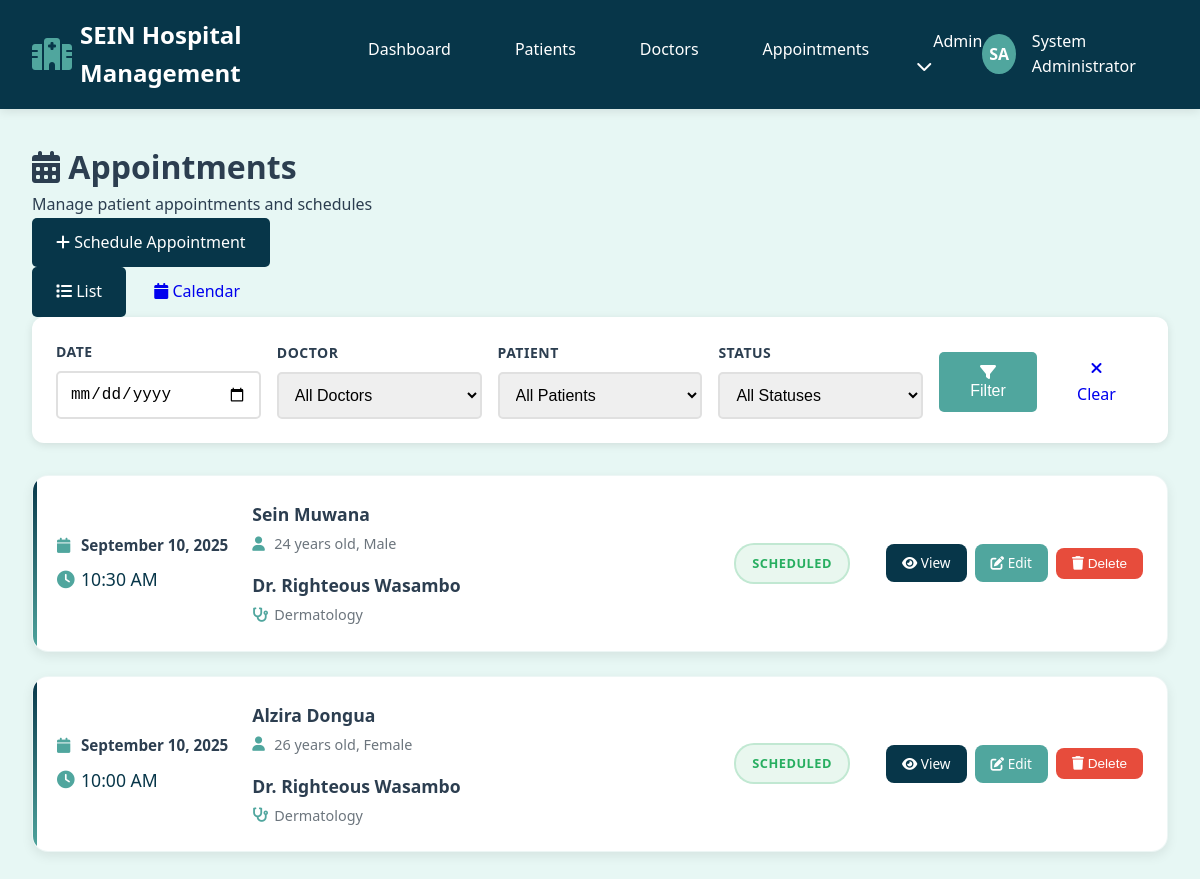
Before: /appointments (signed in) with the older database file.
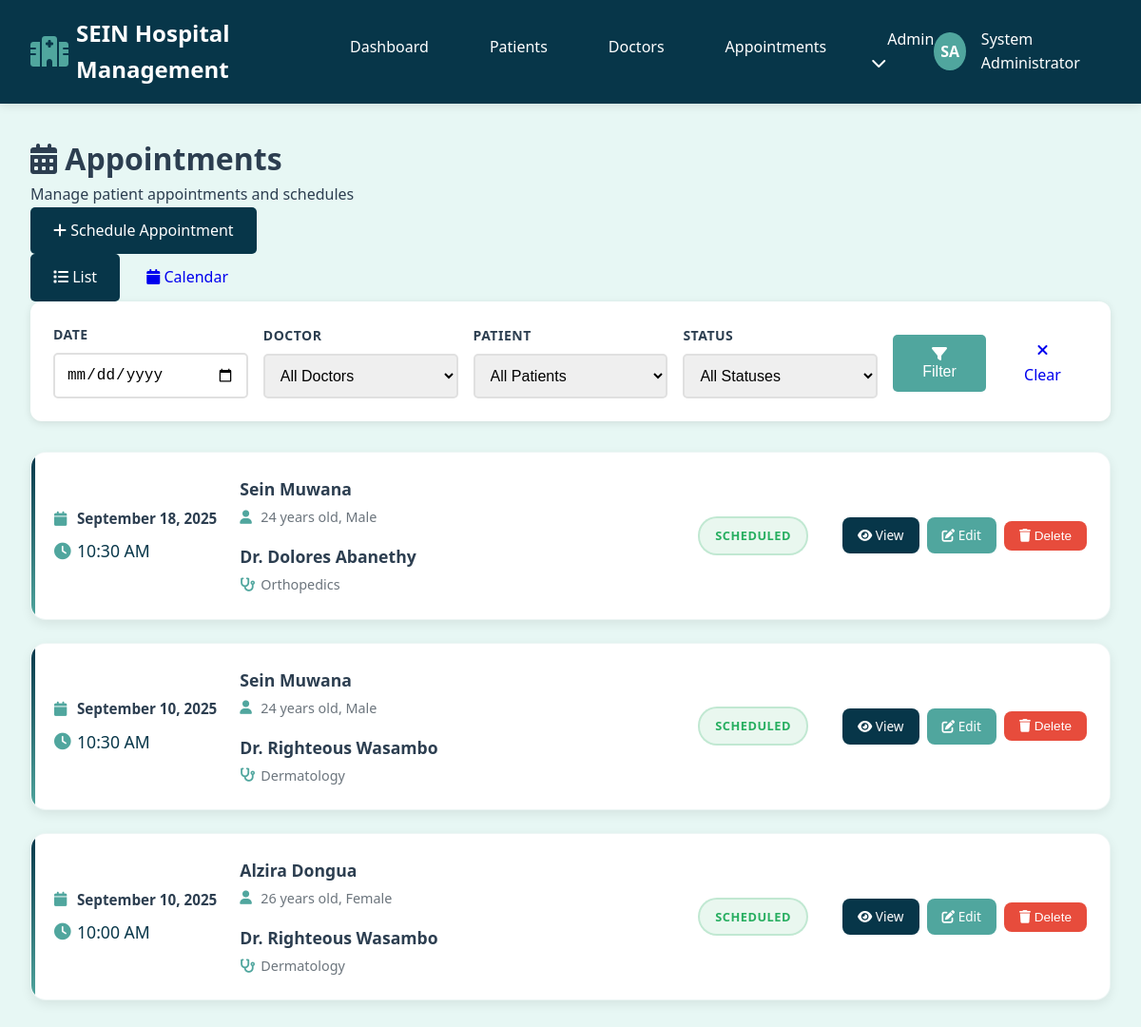
After: the same page with the newer database file.
### hospital/app.py (models this page shows, shortened)
class Appointment(db.Model):
    id = db.Column(db.Integer, primary_key=True)
    patient_id = db.Column(db.Integer, db.ForeignKey('patient.id'), nullable=False)
    doctor_id = db.Column(db.Integer, db.ForeignKey('doctor.id'), nullable=False)
    appointment_date = db.Column(db.Date, nullable=False)
    appointment_time = db.Column(db.Time, nullable=False)
    diagnosis = db.Column(db.Text)
    notes = db.Column(db.Text)
    status = db.Column(db.String(20), default='scheduled')  # scheduled, completed, cancelled
    created_at = db.Column(db.DateTime, default=datetime.utcnow)

class Patient(db.Model):
    id = db.Column(db.Integer, primary_key=True)
    first_name = db.Column(db.String(50), nullable=False)
    last_name = db.Column(db.String(50), nullable=False)
    date_of_birth = db.Column(db.Date, nullable=False)
    gender = db.Column(db.String(10), nullable=False)
    phone = db.Column(db.String(20))
    email = db.Column(db.String(100))
    address = db.Column(db.Text)
    emergency_contact = db.Column(db.String(100))
    emergency_phone = db.Column(db.String(20))
    created_at = db.Column(db.DateTime, default=datetime.utcnow)
    appointments = db.relationship('Appointment', backref='patient_ref', lazy=True)
    medical_records = db.relationship('MedicalRecord', backref='patient_ref', lazy=True)
    @property
    def age(self):
        today = date.today()
        return today.year - self.date_of_birth.year - ((today.month, today.day) < (self.date_of_birth.month, self.date_of_birth.day))

class Doctor(db.Model):
    id = db.Column(db.Integer, primary_key=True)
    first_name = db.Column(db.String(50), nullable=False)
    last_name = db.Column(db.String(50), nullable=False)
    phone = db.Column(db.String(20))
    email = db.Column(db.String(100))
    specialization_id = db.Column(db.Integer, db.ForeignKey('specialization.id'), nullable=False)
    license_number = db.Column(db.String(50), unique=True)
    created_at = db.Column(db.DateTime, default=datetime.utcnow)
    appointments = db.relationship('Appointment', backref='doctor_ref', lazy=True)

class Specialization(db.Model):
    id = db.Column(db.Integer, primary_key=True)
    name = db.Column(db.String(100), unique=True, nullable=False)
    doctors = db.relationship('Doctor', backref='specialization_ref', lazy=True)

### hospital/app.py (the view)
@app.route('/appointments')
def appointments():
    if 'user_id' not in session:
        return redirect(url_for('login'))
    view = request.args.get('view', 'list')  # list or calendar
    date_filter = request.args.get('date', '')
    doctor_filter = request.args.get('doctor', '')
    patient_filter = request.args.get('patient', '')
    status_filter = request.args.get('status', '')
    query = Appointment.query.join(Patient).join(Doctor)
    if date_filter:
        try:
            filter_date = datetime.strptime(date_filter, '%Y-%m-%d').date()
            query = query.filter(Appointment.appointment_date == filter_date)
        except ValueError:
            pass
    if doctor_filter:
        query = query.filter(Appointment.doctor_id == doctor_filter)
    if patient_filter:
        query = query.filter(Appointment.patient_id == patient_filter)
    if status_filter:
        query = query.filter(Appointment.status == status_filter)
    appointments = query.order_by(Appointment.appointment_date.desc(),
                                Appointment.appointment_time.desc()).all()
    doctors = Doctor.query.all()
    patients = Patient.query.all()
    return render_template('appointments/list.html',
                         appointments=appointments,
                         doctors=doctors,
                         patients=patients,
                         view=view,
                         date_filter=date_filter,
                         doctor_filter=doctor_filter,
                         patient_filter=patient_filter,
                         status_filter=status_filter)

### hospital/templates/appointments/list.html (shortened to what this page needs)
{% extends "base.html" %}
{% block content %}
<div class="page-header">
    <div class="page-title">
        <h1><i class="fas fa-calendar-alt"></i> Appointments</h1>
        <p>Manage patient appointments and schedules</p>
    </div>
    <div class="page-actions">
        <a href="{{ url_for('add_appointment') }}" class="btn btn-primary">
            <i class="fas fa-plus"></i> Schedule Appointment
        </a>
        <div class="view-toggle">
            <a href="{{ url_for('appointments', view='list') }}"
               class="btn {% if view == 'list' %}btn-primary{% else %}btn-outline{% endif %}">
                <i class="fas fa-list"></i> List
            </a>
            <a href="{{ url_for('appointments', view='calendar') }}"
               class="btn {% if view == 'calendar' %}btn-primary{% else %}btn-outline{% endif %}">
                <i class="fas fa-calendar"></i> Calendar
            </a>
        </div>
    </div>
</div>
{% if view == 'calendar' %}
<div class="modern-calendar-container">
    <div class="calendar-main">
        <div class="calendar-title">
            <h2>Appointments Calendar</h2>
        </div>
        <div class="year-navigation">
            <button id="prevYear" class="nav-btn">
                <i class="fas fa-chevron-left"></i>
            </button>
            <span id="currentYear">2025</span>
            <button id="nextYear" class="nav-btn">
                <i class="fas fa-chevron-right"></i>
            </button>
        </div>
        <div class="months-row">
            <div class="month-tab" data-month="0">JAN</div>
            <div class="month-tab" data-month="1">FEB</div>
            <div class="month-tab" data-month="2">MAR</div>
            <div class="month-tab" data-month="3">APR</div>
            <div class="month-tab" data-month="4">MAY</div>
            <div class="month-tab" data-month="5">JUN</div>
            <div class="month-tab" data-month="6">JUL</div>
            <div class="month-tab" data-month="7">AUG</div>
            <div class="month-tab" data-month="8">SEP</div>
            <div class="month-tab" data-month="9">OCT</div>
            <div class="month-tab" data-month="10">NOV</div>
            <div class="month-tab" data-month="11">DEC</div>
        </div>
        <div class="calendar-grid">
            <div class="weekdays-header">
                <div class="weekday-header">SUN</div>
                <div class="weekday-header">MON</div>
                <div class="weekday-header">TUE</div>
                <div class="weekday-header">WED</div>
                <div class="weekday-header">THU</div>
                <div class="weekday-header">FRI</div>
                <div class="weekday-header">SAT</div>
            </div>
            <div id="calendarGrid" class="calendar-days-grid">
                 Days will be populated by JavaScript
            </div>
        </div>
        <div class="calendar-actions">
            <button id="addEventBtn" class="add-event-btn">
                <i class="fas fa-plus"></i> Add Appointment
            </button>
        </div>
    </div>
    <div class="event-details-sidebar">
        <div id="eventDetails" class="event-details-content">
            <div class="no-selection">
                <i class="fas fa-calendar-day"></i>
                <p>Select a date to view appointments</p>
            </div>
        </div>
    </div>
</div>
{% else %}
<div class="filters-section">
    <form method="GET" class="filters-form">
        <div class="filters-grid">
            <div class="filter-group">
                <label for="date">Date</label>
                <input type="date" id="date" name="date" value="{{ date_filter }}" class="form-control">
            </div>
            <div class="filter-group">
                <label for="doctor">Doctor</label>
                <select id="doctor" name="doctor" class="form-control">
                    <option value="">All Doctors</option>
                </select>
            </div>
            <div class="filter-group">
                <label for="patient">Patient</label>
                <select id="patient" name="patient" class="form-control">
                    <option value="">All Patients</option>
                </select>
            </div>
            <div class="filter-group">
                <label for="status">Status</label>
                <select id="status" name="status" class="form-control">
                    <option value="">All Statuses</option>
                </select>
            </div>
            <div class="filter-actions">
                <button type="submit" class="btn btn-secondary">
                    <i class="fas fa-filter"></i> Filter
                </button>
                <a href="{{ url_for('appointments', view='list') }}" class="btn btn-outline">
                    <i class="fas fa-times"></i> Clear
                </a>
            </div>
        </div>
    </form>
</div>
<div class="appointments-list">
    {% for appointment in appointments %}
    <div class="appointment-card">
        <div class="appointment-date-time">
            <div class="date">
                <i class="fas fa-calendar"></i>
                {{ appointment.appointment_date.strftime('%B %d, %Y') }}
            </div>
            <div class="time">
                <i class="fas fa-clock"></i>
                {{ appointment.appointment_time.strftime('%I:%M %p') }}
            </div>
        </div>
        <div class="appointment-details">
            <div class="patient-info">
                <h4>{{ appointment.patient_ref.first_name }} {{ appointment.patient_ref.last_name }}</h4>
                <p><i class="fas fa-user"></i> {{ appointment.patient_ref.age }} years old, {{ appointment.patient_ref.gender }}</p>
            </div>
            <div class="doctor-info">
                <h4>Dr. {{ appointment.doctor_ref.first_name }} {{ appointment.doctor_ref.last_name }}</h4>
                <p><i class="fas fa-stethoscope"></i> {{ appointment.doctor_ref.specialization_ref.name }}</p>
            </div>
        </div>
        <div class="appointment-status">
            <span class="status-badge status-{{ appointment.status }}">
                {{ appointment.status.title() }}
            </span>
        </div>
        <div class="appointment-actions">
            <a href="{{ url_for('appointment_detail', appointment_id=appointment.id) }}"
               class="btn btn-sm btn-primary">
                <i class="fas fa-eye"></i> View
            </a>
            <a href="{{ url_for('edit_appointment', appointment_id=appointment.id) }}"
               class="btn btn-sm btn-secondary">
                <i class="fas fa-edit"></i> Edit
            </a>
            <form method="POST" action="{{ url_for('delete_appointment', appointment_id=appointment.id) }}"
                  style="display: inline;"
                  onsubmit="return confirm('Are you sure you want to delete this appointment?')">
                <button type="submit" class="btn btn-sm btn-danger">
                    <i class="fas fa-trash"></i> Delete
                </button>
            </form>
        </div>
    </div>
    {% endfor %}
</div>
{% endif %}
{% endblock %}

### hospital/templates/base.html (shortened to what this page needs)
<!DOCTYPE html>
<html lang="en">
<head>
    <link href="https://cdnjs.cloudflare.com/ajax/libs/font-awesome/6.0.0/css/all.min.css" rel="stylesheet">
    <link href="{{ url_for('static', filename='css/style.css') }}" rel="stylesheet">
</head>
<body>
    {% if session.user_id %}
    <header class="header">
        <div class="header-content">
            <div class="logo">
                <i class="fas fa-hospital-alt"></i>
                <span>SEIN Hospital Management</span>
            </div>
            <nav class="nav-links">
                <a href="{{ url_for('dashboard') }}" class="nav-link">Dashboard</a>
                <a href="{{ url_for('patients') }}" class="nav-link">Patients</a>
                <a href="{{ url_for('doctors') }}" class="nav-link">Doctors</a>
                <a href="{{ url_for('appointments') }}" class="nav-link">Appointments</a>
                {% if session.role == 'admin' %}
                <div class="nav-dropdown">
                    <a href="#" class="nav-link">Admin <i class="fas fa-chevron-down"></i></a>
                </div>
                {% endif %}
            </nav>
            <div class="user-profile">
                <div class="profile-avatar">
                    {{ session.first_name[0] }}{{ session.last_name[0] }}
                </div>
                <div class="profile-dropdown">
                    <span>{{ session.first_name }} {{ session.last_name }}</span>
                </div>
            </div>
        </div>
    </header>
    {% endif %}
    <main class="main-content">
        {% block content %}{% endblock %}
    </main>
</body>
</html>

Changed rows visible on the page:
added Appointment: appointment_date "September 18, 2025", appointment_time "10:30 AM", patient_ref.first_name "Sein", patient_ref.last_name "Muwana", patient_ref.age "24", patient_ref.gender "Male", doctor_ref.first_name "Dolores", doctor_ref.last_name "Abanethy", doctor_ref.specialization_ref.name "Orthopedics", status "SCHEDULED"
